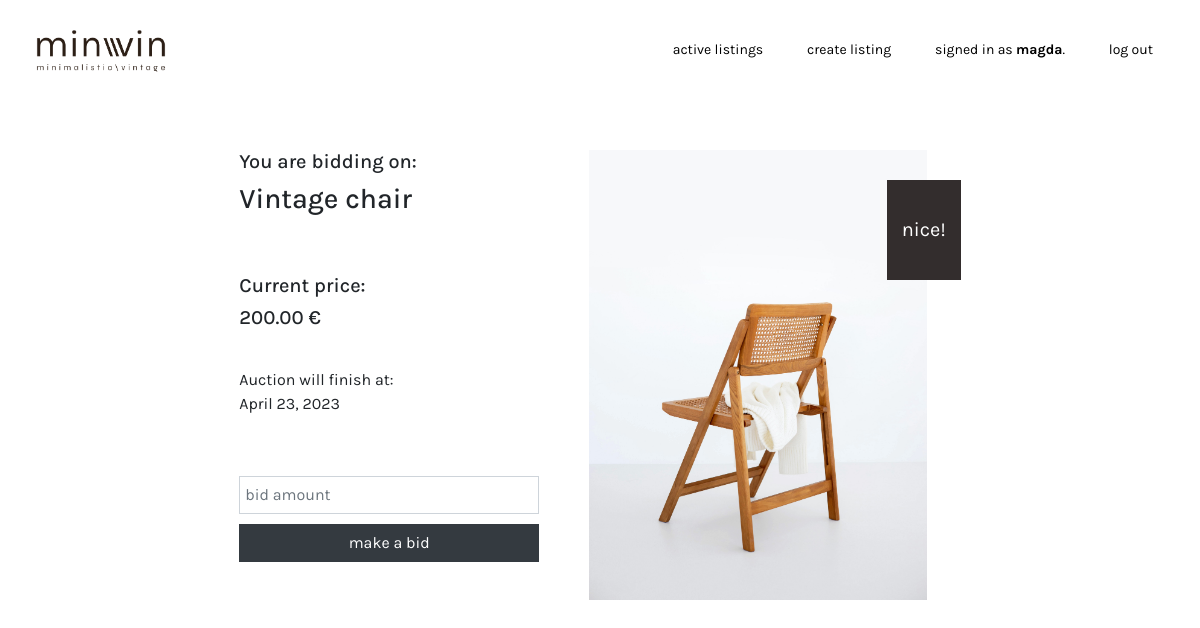
The page /bid/1 (signed in) on the database its author committed.
### auctions/models.py (models this page shows, shortened)
class User(AbstractUser):
    id           = models.AutoField(primary_key=True)
    watchlist    = models.ManyToManyField('auctions.Listing', related_name='watchlist', blank=True)
    profile_photo = models.ImageField(
        upload_to='user_profiles',
        height_field=None,
        width_field=None,
        default='auctions/static/User01.png'
        )

class Listing(models.Model):
    categories=[
        ("CH","chairs"),
        ("CA","cabinets"),
        ("SO","sofas"),
        ("TA","tables"),
        ("DE","decor"),
        ("OT","others")
    ]
    id          = models.AutoField(primary_key=True)
    title       = models.CharField(max_length=64)
    description = models.CharField(max_length=280)
    price       = models.DecimalField(max_digits=7, decimal_places=2)
    category    = models.CharField(max_length=10, choices=categories, default="others")
    status      = models.BooleanField(default="True")
    photo       = models.ImageField(
        upload_to='images_uploaded',
        height_field=None,
        width_field=None,
        default='auctions/static/images/01.jpg'
        )
    owner       = models.ForeignKey(User, on_delete=models.CASCADE, related_name='owner', null=True)
    date        = models.DateField(default=(2023-10-20))
    bidder      = models.CharField(max_length=64, default="no one has made a bit yet.")

### auctions/views.py (the view, shortened to what this page needs)
# urls.py: path("bid/<int:listing_id>", views.bid, name="bid"),
def bid(request, listing_id):
    listing=Listing.objects.get(id=listing_id)
    if request.method == "GET":
        return render(request, "auctions/bid.html",{
            "listing": listing
            })

### auctions/templates/auctions/bid.html (shortened to what this page needs)
{% extends "auctions/layout.html" %}
{% block body %}
    <div class="d-flex justify-content-center" style="margin-top: 50px">
        <div class="d-flex flex-column align-items-left" style="margin-right: 50px">
                <div style="margin-bottom: 50px">
                    <h5>You are bidding on: </h5>
                    <h3>{{listing.title}}</h3>
                </div>
                <div>
                    <h5>Current price:</h5>
                    <h5>{{listing.price}} €</h5>
                </div>
                <div style="margin-top: 30px">
                    Auction will finish at:<br>
                    {{listing.date}}
                </div>
                <div style="margin-top: 60px">
                    {% if listing.status %}
                    <form action="{% url 'bid' listing_id=listing.id %}" method="post">
                        <div class="form-group" style="width: 300px;">
                            <input class="form-control" type="number" name="bid_amount" placeholder="bid amount">
                            <input class="btn btn-dark" type="submit" value="make a bid" style="width: 300px;">
                        </div>
                    </form>
                    {% else %}
                    sold
                    {% endif %}
                </div>
        </div>
        <img src="{{ listing.photo.url }}" alt="Listing photo" width="375" height="450">
        <div class="container" style="height:100px; width:100px; background-color: #332D2D; vertical-align: middle; margin-left: -40px; margin-top: 30px;">
            <p style="color: white; text-align:center; font-size: 20px; margin-top: 35px;">nice!</p>
        </div>
    </div>
{% endblock %}

### auctions/templates/auctions/layout.html (shortened to what this page needs)
{% load static %}
<!DOCTYPE html>
<html lang="en">
    <head>
        <link rel="stylesheet" href="https://stackpath.bootstrapcdn.com/bootstrap/4.4.1/css/bootstrap.min.css">
        <link href="{% static 'auctions/styles.css' %}" rel="stylesheet">
        <link href="{% static 'fontawesomefree/css/fontawesome.css' %}" rel="stylesheet" type="text/css">
         {% load static %}
    </head>
    <body>
        <ul class="navbar fixed-top bg-body-tertiary" padding="1 px" style="background-color: #ffffff">
            <div class="container-fluid" style="background-color: #ffffff">
                <a class="navbar-brand" href="{% url 'index' %}">
                <img src="{% static 'minvin_logo_big.png' %}" alt="Logo" width="140" height="70" class="d-inline-block align-text-top">
                </a>
                <div class="align-items-end">
                    <li class="list-inline-item">
                        <a class="nav-link" href="{% url 'index' %}">active listings</a>
                    </li>
                    {% if user.is_authenticated %}
                        <li class="list-inline-item">
                            <a class="nav-link" href="{% url 'create' %}">create listing</a>
                        </li>
                        <li class="list-inline-item">
                            <a class="nav-link" href="{% url 'profile' user_id=user.id %}">
                                signed in as <strong>{{ user.username }}</strong>.
                            </a>
                        </li>
                        <li class="list-inline-item">
                            <a class="nav-link" href="{% url 'logout' %}">log out</a>
                        </li>
                    {% endif %}
                </div>
            </ul>
        {% block body %}
        {% endblock %}
    </body>
</html>

### auctions/static/auctions/styles.css (style rules this page uses)
body { font-family: "Karla", "Arial", sans-serif; background-color: white; align-items: center; justify-content: center; padding-top: 100px; padding-bottom: 50px; padding-right: 300px; padding-left: 300px; }
.form-control { margin-bottom: 10px; border-radius: 0rem; padding: 5px; }
.nav-link { color: black; font-size: 14px; }
.navbar-brand { color: black; font-weight: bold; }
.btn-dark { border-radius: 0rem; }

### rows shown on the page
User: username "magda"
Listing: title "Vintage chair", price "200.00", date "April 23, 2023", photo (picture)
